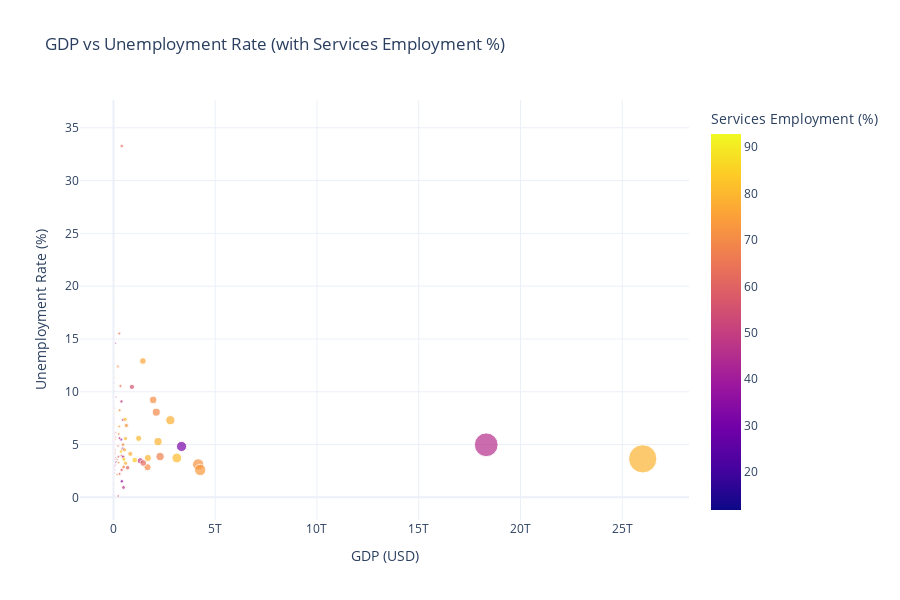

The notebook cell saved with this chart:
### Markdown cell above
## Interactive Visualizations with Plotly

### Code cell
# Interactive scatter plot: GDP vs Unemployment with country labels
fig = px.scatter(latest_data_all, 
                x='GDP (in USD)', 
                y='Unemployment Rate',
                hover_name='Country Name',
                size='GDP (in USD)',
                color='Employment Sector: Services',
                title='GDP vs Unemployment Rate (with Services Employment %)',
                labels={'GDP (in USD)': 'GDP (USD)', 
                        'Unemployment Rate': 'Unemployment Rate (%)',
                        'Employment Sector: Services': 'Services Employment (%)'},
                height=600)

fig.update_layout(template='plotly_white')
fig.show()

### Figure 1 — Plotly figure (JSON) as saved in the notebook; plotly's stock layout.template omitted (floating-point values rounded to 4 significant figures; data arrays with more than 128 entries replaced by an {"elided": "..."} marker saying what was removed)
{"data": [{"hovertemplate": "<b>%{hovertext}</b><br><br>GDP (USD)=%{marker.size}<br>Unemployment Rate (%)=%{y}<br>Services Employment (%)=%{marker.color}<extra></extra>", "hovertext": {"elided": "177 str values"}, "legendgroup": "", "marker": {"color": {"elided": "177 float values"}, "coloraxis": "coloraxis", "size": {"elided": "177 float values"}, "sizemode": "area", "sizeref": 65017232500, "symbol": "circle"}, "mode": "markers", "name": "", "orientation": "v", "showlegend": false, "type": "scatter", "x": {"elided": "177 float values"}, "xaxis": "x", "y": {"elided": "177 float values"}, "yaxis": "y"}], "layout": {"coloraxis": {"colorbar": {"title": {"text": "Services Employment (%)"}}, "colorscale": [[0, "#0d0887"], [0.1111, "#46039f"], [0.2222, "#7201a8"], [0.3333, "#9c179e"], [0.4444, "#bd3786"], [0.5556, "#d8576b"], [0.6667, "#ed7953"], [0.7778, "#fb9f3a"], [0.8889, "#fdca26"], [1, "#f0f921"]]}, "height": 600, "legend": {"itemsizing": "constant", "tracegroupgap": 0}, "title": {"text": "GDP vs Unemployment Rate (with Services Employment %)"}, "xaxis": {"anchor": "y", "domain": [0, 1], "title": {"text": "GDP (USD)"}}, "yaxis": {"anchor": "x", "domain": [0, 1], "title": {"text": "Unemployment Rate (%)"}}}}
